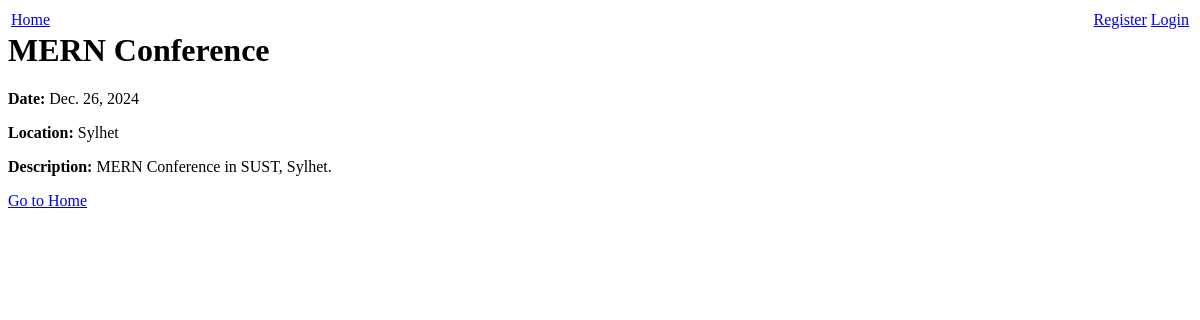
The page /event/3/ on the database as committed earlier.
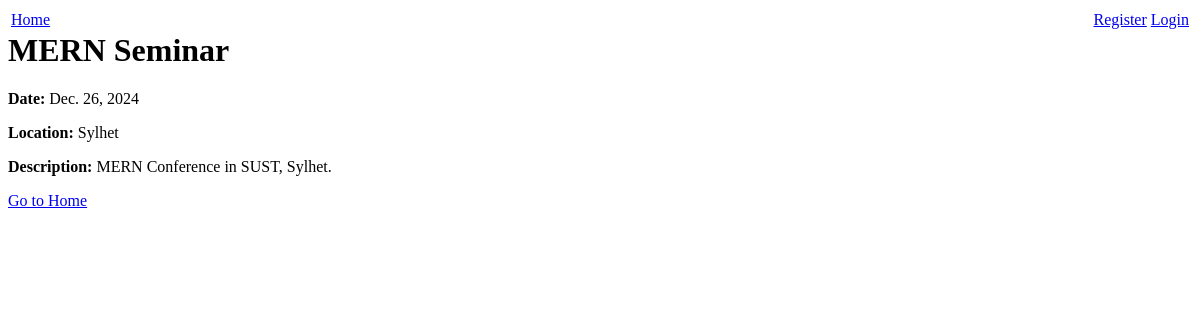
The same page on the database as committed later.
### events/models.py (models this page shows, shortened)
class Event(models.Model):
    CATEGORY_CHOICES = [
        ("conference", "Conference"),
        ("concert", "Concert"),
        ("workshop", "Workshop"),
        ("seminar", "Seminar"),
        ("others", "Others"),
    ]
    name = models.CharField(max_length=100)
    date = models.DateField()
    location = models.CharField(max_length=100)
    description = models.TextField()
    user = models.ForeignKey(User, on_delete=models.CASCADE)
    category = models.CharField(max_length=20, choices=CATEGORY_CHOICES, default="")
    capacity = models.PositiveIntegerField(default=0)

### events/views.py (the view)
# urls.py: path("event/<int:event_id>/", views.event_detail, name="event_detail"),
def event_detail(request, event_id):
    try:
        event = Event.objects.get(pk=event_id)
        return render(request, "events/event_detail.html", {"event": event})
    except Event.DoesNotExist:
        return HttpResponse(
            """
            <div style="text-align: center;">
                <h1>Event doesn't exist!</h1>
                <h2><a href="/">Go to Home</a></h2>
            </div>
            """
        )

### events/templates/events/event_detail.html (shortened to what this page needs)
{% extends "base.html" %}
{% block content %}
<h1>{{ event.name }}</h1>
<p><strong>Date:</strong> {{ event.date }}</p>
<p><strong>Location:</strong> {{ event.location }}</p>
<p><strong>Description:</strong> {{ event.description }}</p>
{% if user.is_authenticated and event.user == user %}
<a href="{% url 'my_events' %}">Go to My Events</a>
<br>
<a href="{% url 'home' %}">Go to Home</a>
{% else %}
<a href="{% url 'home' %}">Go to Home</a>
{% endif %}
{% endblock %}

Rows that differ between the two databases and show on the page:
changed Event "Sylhet": name "MERN Conference" → "MERN Seminar"
